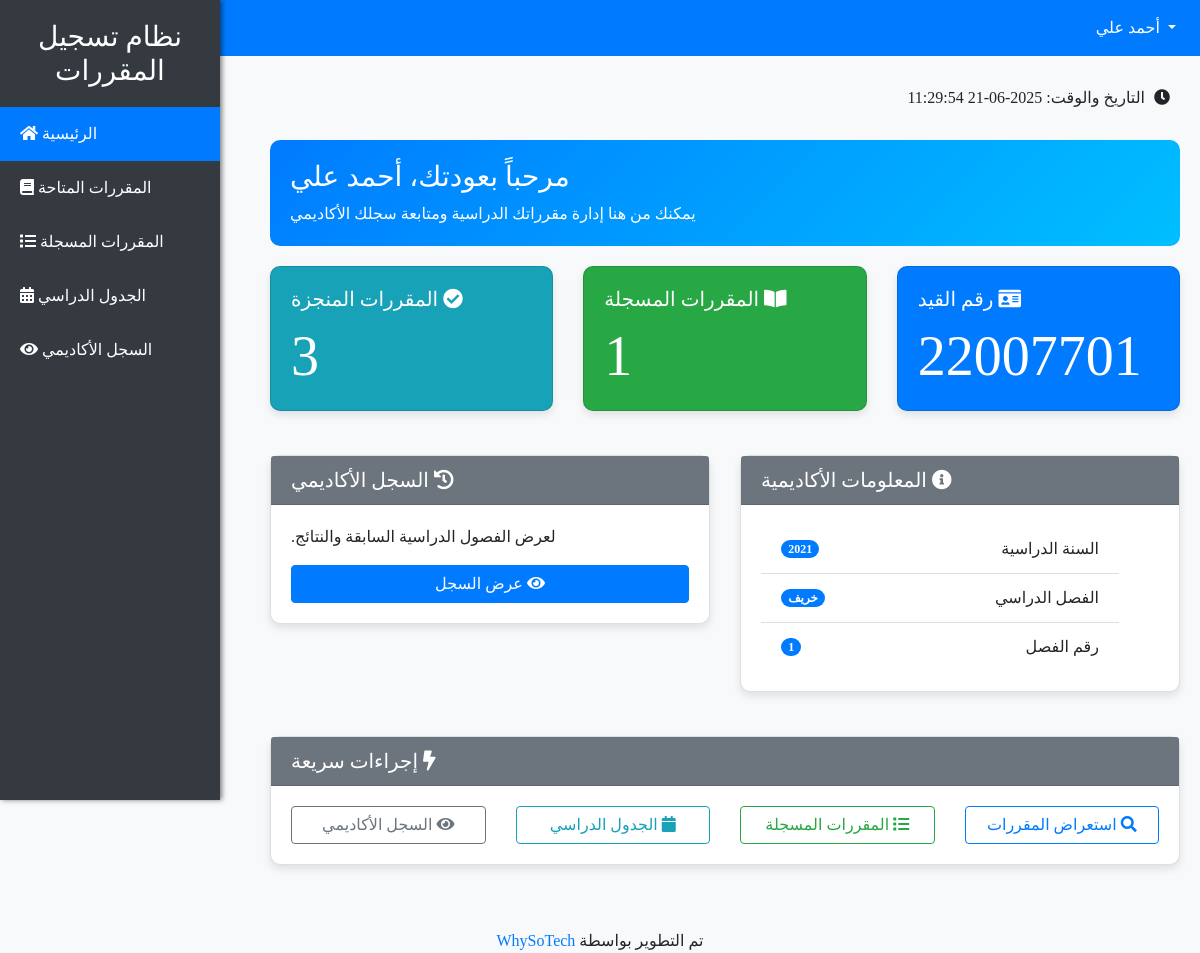
Screenshot of /student/dashboard.php (signed in) with the database file from the repository.
### tables this page shows
CREATE TABLE `students` (
  `id` int(10) NOT NULL,
  `name` varchar(255) NOT NULL,
  `semester` varchar(20) DEFAULT NULL,
  `class_number` int(11) DEFAULT NULL,
  `year` int(11) DEFAULT NULL,
  `password` varchar(255) NOT NULL
);

### student/dashboard.php (the view, shortened to what this page needs)
<?php
include 'db.php';
$student_id = $_SESSION['student_id'];
$current_datetime = date('Y-m-d H:i:s');
$sqlStudentData = "SELECT name, year, semester, class_number FROM students WHERE id = ?";
$stmt = $conn->prepare($sqlStudentData);
$stmt->bind_param("i", $student_id);
$stmt->execute();
$resultStudentData = $stmt->get_result();
$studentData = $resultStudentData->fetch_assoc();
$sqlRegistered = "SELECT COUNT(*) as count FROM student_courses WHERE student_id = ? AND completed = 0";
$stmt = $conn->prepare($sqlRegistered);
$stmt->bind_param("i", $student_id);
$stmt->execute();
$resultRegistered = $stmt->get_result();
$registeredCount = $resultRegistered->fetch_assoc()['count'];
$sqlPassed = "SELECT COUNT(*) as count FROM student_courses WHERE student_id = ? AND completed = 1";
$stmt = $conn->prepare($sqlPassed);
$stmt->bind_param("i", $student_id);
$stmt->execute();
$resultPassed = $stmt->get_result();
$passedCount = $resultPassed->fetch_assoc()['count'];
?>
<!DOCTYPE html>
<html lang="ar">
<head>
<link rel="stylesheet" href="/Login/assets/css/bootstrap.min.css">
<link rel="stylesheet" href="/Login/assets/css/all.min.css">
<link rel="stylesheet" href="/Login/assets/css/select2.min.css">
    <link rel="stylesheet" href="/Login/CSS/styles.css">
</head>
<body>
    <nav class="navbar navbar-expand-lg">
        <a class="navbar-brand" href="#">نظام تسجيل المقررات</a>
        <div class="collapse navbar-collapse" id="navbarNav">
            <ul class="navbar-nav ml-auto">
                <li class="nav-item dropdown">
                    <a class="nav-link dropdown-toggle" href="#" id="navbarDropdown" role="button" data-toggle="dropdown" aria-haspopup="true" aria-expanded="false">
                        <?php echo htmlspecialchars($studentData['name']); ?>
                    </a>
                </li>
            </ul>
        </div>
    </nav>
    <div class="sidebar">
        <h3>نظام تسجيل المقررات</h3>
        <ul class="nav flex-column">
            <li class="nav-item">
                <a class="nav-link active" href="dashboard.php"><i class="fas fa-home"></i> الرئيسية</a>
            </li>
            <li class="nav-item">
                <a class="nav-link" href="view_courses.php"><i class="fas fa-book"></i> المقررات المتاحة</a>
            </li>
            <li class="nav-item">
                <a class="nav-link" href="view_registered_courses.php"><i class="fas fa-list"></i> المقررات المسجلة</a>
            </li>
            <li class="nav-item">
                <a class="nav-link" href="view_schedule.php"><i class="fas fa-calendar-alt"></i> الجدول الدراسي</a>
            </li>
            <li class="nav-item">
                <a class="nav-link" href="view_classes.php"><i class="fas fa-eye"></i> السجل الأكاديمي</a>
            </li>
        </ul>
    </div>
    <main role="main" dir="rtl">
        <div class="datetime-box">
            <p class="mb-0">
                <i class="fas fa-clock"></i> التاريخ والوقت: <?php echo htmlspecialchars($current_datetime); ?>
            </p>
        </div>
        <div class="welcome-box">
            <h3>مرحباً بعودتك، <?php echo htmlspecialchars($studentData['name']); ?></h3>
            <p class="mb-0">يمكنك من هنا إدارة مقرراتك الدراسية ومتابعة سجلك الأكاديمي</p>
        </div>
        <div class="row">
            <div class="col-md-4">
                <div class="card text-white bg-primary">
                    <div class="card-body">
                        <h5 class="card-title"><i class="fas fa-id-card"></i> رقم القيد</h5>
                        <p class="card-text display-4"><?php echo htmlspecialchars($student_id); ?></p>
                    </div>
                </div>
            </div>
            <div class="col-md-4">
                <div class="card text-white bg-success">
                    <div class="card-body">
                        <h5 class="card-title"><i class="fas fa-book-open"></i> المقررات المسجلة</h5>
                        <p class="card-text display-4"><?php echo $registeredCount; ?></p>
                    </div>
                </div>
            </div>
            <div class="col-md-4">
                <div class="card text-white bg-info">
                    <div class="card-body">
                        <h5 class="card-title"><i class="fas fa-check-circle"></i> المقررات المنجزة</h5>
                        <p class="card-text display-4"><?php echo $passedCount; ?></p>
                    </div>
                </div>
            </div>
        </div>
        <div class="row mt-4">
            <div class="col-md-6">
                <div class="card">
                    <div class="card-header bg-secondary text-white">
                        <h5 class="card-title mb-0"><i class="fas fa-info-circle"></i> المعلومات الأكاديمية</h5>
                    </div>
                    <div class="card-body">
                        <ul class="list-group list-group-flush">
                            <li class="list-group-item d-flex justify-content-between align-items-center">
                                السنة الدراسية
                                <span class="badge badge-primary badge-pill"><?php echo htmlspecialchars($studentData['year']); ?></span>
                            </li>
                            <li class="list-group-item d-flex justify-content-between align-items-center">
                                الفصل الدراسي
                                <span class="badge badge-primary badge-pill"><?php echo htmlspecialchars($studentData['semester']); ?></span>
                            </li>
                            <li class="list-group-item d-flex justify-content-between align-items-center">
                                رقم الفصل
                                <span class="badge badge-primary badge-pill"><?php echo htmlspecialchars($studentData['class_number']); ?></span>
                            </li>
                        </ul>
                    </div>
                </div>
            </div>
            <div class="col-md-6">
                <div class="card">
                    <div class="card-header bg-secondary text-white">
                        <h5 class="card-title mb-0"><i class="fas fa-history"></i> السجل الأكاديمي</h5>
                    </div>
                    <div class="card-body">
                        <p class="card-text">لعرض الفصول الدراسية السابقة والنتائج.</p>
                        <a href="view_classes.php" class="btn btn-primary btn-block">
                            <i class="fas fa-eye"></i> عرض السجل
                        </a>
                    </div>
                </div>
            </div>
        </div>
        <div class="row mt-4">
            <div class="col-md-12">
                <div class="card">
                    <div class="card-header bg-secondary text-white">
                        <h5 class="card-title mb-0"><i class="fas fa-bolt"></i> إجراءات سريعة</h5>
                    </div>
                    <div class="card-body">
                        <div class="row">
                            <div class="col-md-3">
                                <a href="view_courses.php" class="btn btn-outline-primary btn-block">
                                    <i class="fas fa-search"></i> استعراض المقررات
                                </a>
                            </div>
                            <div class="col-md-3">
                                <a href="view_registered_courses.php" class="btn btn-outline-success btn-block">
                                    <i class="fas fa-list"></i> المقررات المسجلة
                                </a>
                            </div>
                            <div class="col-md-3">
                                <a href="view_schedule.php" class="btn btn-outline-info btn-block">
                                    <i class="fas fa-calendar"></i> الجدول الدراسي
                                </a>
                            </div>
                            <div class="col-md-3">
                                <a href="view_classes.php" class="btn btn-outline-secondary btn-block">
                                    <i class="fas fa-eye"></i> السجل الأكاديمي
                                </a>
                            </div>
                        </div>
                    </div>
                </div>
            </div>
        </div>
    </main>
    <div class="mt-4" align="center" dir="rtl">
        تم التطوير بواسطة <a href="mailto:whysot.tech@gmail.com" title="Contact WhySoTech">WhySoTech</a>
    </div>
</body>
</html>

### CSS/styles.css (style rules this page uses)
body { font-family: 'Amiri', serif; background-color: #f8f9fa; margin: 0; }
.navbar { background-color: #007bff; }
.navbar-brand, .nav-link { color: #ffffff !important; }
.sidebar { height: 100vh; width: 220px; position: fixed; top: 0; left: 0; background-color: #343a40; color: white; padding-top: 20px; box-shadow: 2px 0 5px rgba(0,0,0,0.5); }
.sidebar h3 { text-align: center; margin-bottom: 20px; color: #ffffff; }
.sidebar a { color: #ffffff; padding: 15px 20px; display: block; text-decoration: none; transition: background-color 0.3s ease; }
.sidebar a:hover, .sidebar a.active { background-color: #007bff; color: white; }
main, .content { margin-left: 250px; padding: 20px; min-height: 100vh; background-color: #f8f9fa; }
.card { transition: transform 0.3s; margin-bottom: 20px; border-radius: 10px; box-shadow: 0 4px 8px rgba(0,0,0,0.1); }
.welcome-box { background: linear-gradient(135deg, #007bff, #00bfff); color: white; border-radius: 10px; padding: 20px; margin-bottom: 20px; }

### student/dashboard.php (style rules this page uses)
.datetime-box { background-color: #f8f9fa; padding: 10px; border-radius: 5px; margin-bottom: 20px; text-align: right; }
.datetime-box i { margin-left: 5px; }

### rows the page displays
students: name "أحمد علي", year "2021", semester "خريف", class_number "1"

### other values shown
$student_id "22007701"
$registeredCount "1"
$passedCount "3"
